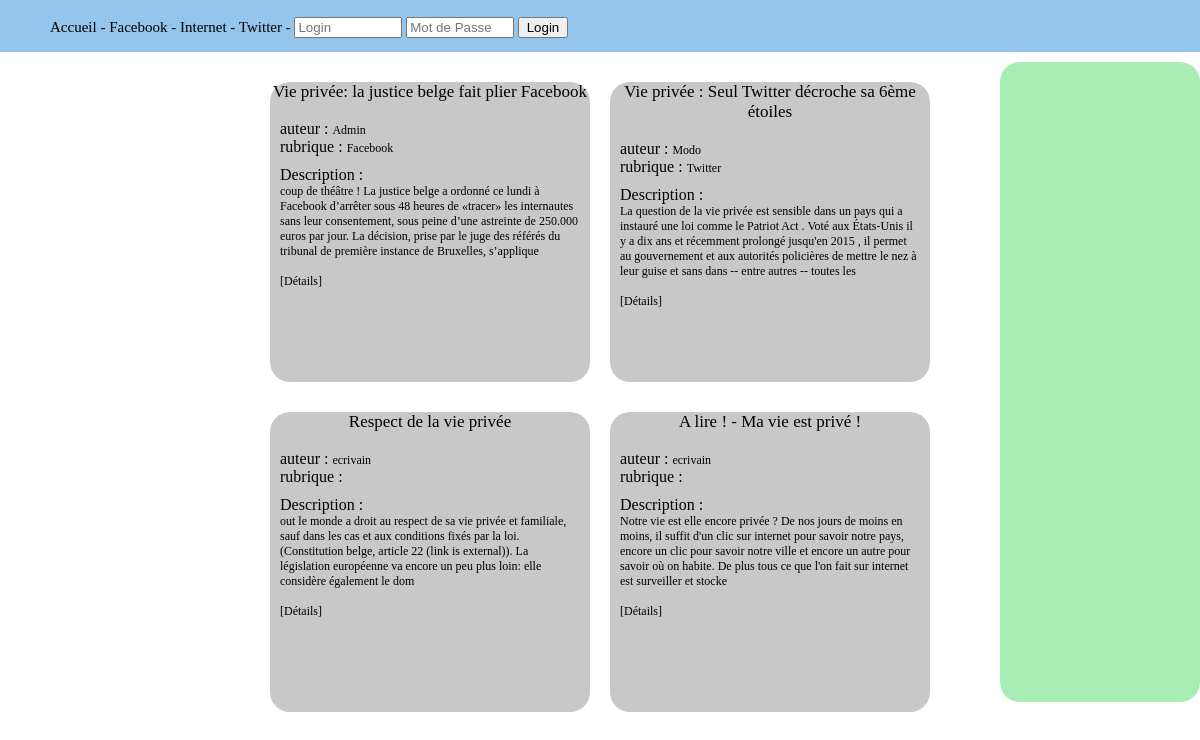
/?idrub=3, run on the app's committed database.
### tables this page shows
CREATE TABLE IF NOT EXISTS `rubrique` (
  `id` int(11) NOT NULL AUTO_INCREMENT,
  `lintitule` varchar(80) DEFAULT NULL,
  PRIMARY KEY (`id`),
  UNIQUE KEY `lintitule_UNIQUE` (`lintitule`)
);

CREATE TABLE IF NOT EXISTS `article` (
  `id` int(11) NOT NULL AUTO_INCREMENT,
  `letitre` varchar(200) DEFAULT NULL,
  `ladesc` text,
  `ladate` timestamp NULL DEFAULT NULL,
  `util_id` int(11) NOT NULL,
  PRIMARY KEY (`id`),
  KEY `fk_article_util1_idx` (`util_id`)
);

CREATE TABLE IF NOT EXISTS `util` (
  `id` int(11) NOT NULL AUTO_INCREMENT,
  `lelogin` varchar(60) DEFAULT NULL,
  `lepass` varchar(45) DEFAULT NULL,
  `lemail` varchar(150) DEFAULT NULL,
  `droit_id` smallint(6) NOT NULL,
  PRIMARY KEY (`id`),
  UNIQUE KEY `lelogin_UNIQUE` (`lelogin`),
  KEY `fk_util_droit_idx` (`droit_id`)
);

### modeles/menu.php (called while the page is built)
<?php
$sql = "SELECT id,lintitule FROM rubrique ORDER BY lintitule ASC";
$req_rubrique = mysqli_query($mysqli,$sql)or die(mysqli_error($mysqli));
if(!mysqli_num_rows($req_rubrique)){
    $vide = "Pas d'articles.";
}else{
    $affiche_rub = mysqli_fetch_all($req_rubrique,MYSQLI_ASSOC);
}
?>

### modeles/rubrique.php (called while the page is built)
<?php
$sql = "SELECT a.id,a.letitre,SUBSTRING(a.ladesc,1,300) as texte,u.lelogin,(SELECT GROUP_CONCAT('<a href=\"?idrub=',r2.id,'\">',r2.lintitule,'</a>' SEPARATOR ', ') FROM rubrique r2 INNER JOIN rubrique_has_article rha2 ON rha2.rubrique_id = r2.id WHERE rha2.article_id = a.id AND r2.id != $idrub) as rub FROM article a INNER JOIN rubrique_has_article rha ON rha.article_id = a.id INNER JOIN rubrique r ON rha.rubrique_id = r.id INNER JOIN util u ON u.id = a.util_id WHERE r.id = $idrub";
$req_rubrique = mysqli_query($mysqli,$sql)or die(mysqli_error($mysqli));
$affiche_rubrique = mysqli_fetch_all($req_rubrique,MYSQLI_ASSOC);
$nb = mysqli_num_rows($req_rubrique);
?>

### vues/rubrique.php (the view, shortened to what this page needs)
<!DOCTYPE html>
<html>
<head>
	<link rel="stylesheet" href="vues/style.css">
</head>
<body>
	<div id="warper">
		<div id="header">
			<?php require "menu.php"; ?>
		</div>
		<div id="contener">
			<div id="BlockGauche">
			<?php if($nb == 0){
				echo "<h2>Pas d'article.</h2>";
			}else{
			foreach($affiche_rubrique AS $aff){
				?>
				<div id="article">
					<div class="titre"><?=$aff['letitre']?></div><br/>
					<div class="texte">
						<span class="soustitre">auteur : </span><?=$aff['lelogin']?></a><br/>
						<span class="soustitre">rubrique : </span><?=$aff['rub']?></a><br/>
					</div>
					<div class="texte2">
					<span class="soustitre">Description :</span><br/>
					<?=$aff['texte']?>
					<br/><br/>
					<a href="?idarticle=<?=$aff['id']?>">[Détails]</a>
					</div>
				</div>
			<?php }} ?>
			</div>
			<div id="BlockDroite">
			</div>
		</div>
	</div>
</body>
</html>

### vues/menu.php (shortened to what this page needs)
<?php
require_once "modeles/menu.php";
?>
<div id="menu">
    <a href="./">Accueil</a> -
    <?php
    foreach ($affiche_rub as $rub){ ?>
        <a href="?idrub=<?=$rub['id']?>"><?=$rub['lintitule']?></a> -
   <?php } ?>
    <form action="" method="post">
        <input type="text" name="login" placeholder="Login" />
        <input type="password" name="pass" placeholder="Mot de Passe" />
        <input name="formlogin" type="submit" value="Login"/>
    </form>
</div>

### vues/style.css (style rules this page uses)
html,body { width:100%;height:100%;margin:0px;padding:0px; }
a { color:black; text-decoration:none; }
#warper { width:100%; min-width:1080px; height:100%; min-height:720px; margin-top:-18px; }
#header { width:100%; height:70px; background:rgba(148,197,237,1); }
#header #menu { min-width:400px; height:30px; line-height:30px; margin-top:30px; margin-left:50px; float:left; color:black; font-family: 'Indie Flower', cursive; font-size:15px; }
#contener { width:100%; min-height:650px; position:relative; }
#contener #BlockGauche { width:700px; min-height:650px; position:absolute; left:50%; margin-left:-350px; padding-bottom:50px; }
#contener #BlockGauche #article { width:320px; height:300px; border-radius:20px; background:rgba(200,200,200,1); margin-top:30px; margin-left:20px; float:left; }
#contener #BlockGauche #article .titre { font-family: 'Indie Flower', cursive; font-size:17px; text-align:center; }
#contener #BlockGauche #article .texte { font-family: 'Indie Flower', cursive; font-size:12px; float:left; width:290px; margin-left:10px; }
#contener #BlockGauche #article .soustitre { font-size:16px; }
#contener #BlockGauche #article .texte2 { clear:both; font-family: 'Indie Flower', cursive; font-size:12px; padding:10px; }
#contener #BlockDroite { width:200px; min-height:640px; position:absolute; right:0px; top:10px; font-family: 'Indie Flower', cursive; text-align:center; background:rgba(167,237,180,1); border-radius:20px; }
input { width:150px; }
#menu form { display:inline; }
#menu input[type="submit"] { width:50px; }
#menu input { width:100px; }

### data on the page
rubrique: lintitule "Facebook"
rubrique: lintitule "Internet"
rubrique: lintitule "Twitter"
article: letitre "Vie privée: la justice belge fait plier Facebook", util.lelogin "Admin", rub "Facebook", texte "coup de théâtre ! La justice belge a ordonné ce lundi à Facebook d’arrêter sous 48 heures de «tracer» les internautes sans leur consentement, sous peine d’une astreinte de 250.000 euros par jour. La décision, prise par le juge des référés du tribunal de première instance de Bruxelles, s’applique"
article: letitre "Vie privée : Seul Twitter décroche sa 6ème étoiles", util.lelogin "Modo", rub "Twitter", texte "La question de la vie privée est sensible dans un pays qui a instauré une loi comme le Patriot Act . Voté aux États-Unis il y a dix ans et récemment prolongé jusqu'en 2015 , il permet au gouvernement et aux autorités policières de mettre le nez à leur guise et sans dans -- entre autres -- toutes les"
article: letitre "Respect de la vie privée", util.lelogin "ecrivain", texte "out le monde a droit au respect de sa vie privée et familiale, sauf dans les cas et aux conditions fixés par la loi. (Constitution belge, article 22 (link is external)). La législation européenne va encore un peu plus loin: elle considère également le dom"
article: letitre "A lire ! - Ma vie est privé !", util.lelogin "ecrivain", texte "Notre vie est elle encore privée ? De nos jours de moins en moins, il suffit d'un clic sur internet pour savoir notre pays, encore un clic pour savoir notre ville et encore un autre pour savoir où on habite. De plus tous ce que l'on fait sur internet est surveiller et stocke"
